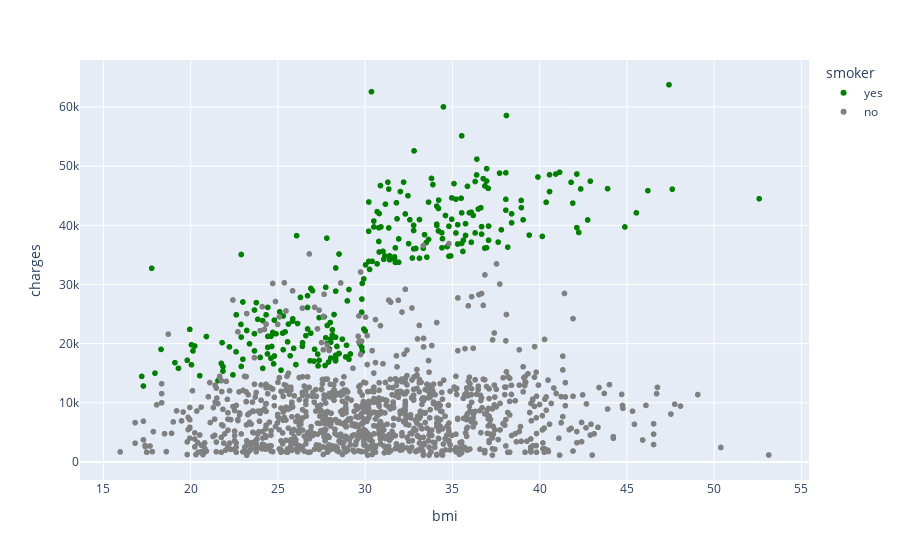

The cell this chart's notebook holds for it:
### Code cell
px.scatter(df, x ="bmi", y="charges", color="smoker", 
             color_discrete_sequence=["green", "grey"])

### Figure 1 — Plotly figure (JSON) as saved in the notebook; plotly's stock layout.template omitted (floating-point values rounded to 4 significant figures; data arrays with more than 128 entries replaced by an {"elided": "..."} marker saying what was removed)
{"data": [{"hovertemplate": "smoker=yes<br>bmi=%{x}<br>charges=%{y}<extra></extra>", "legendgroup": "yes", "marker": {"color": "green", "symbol": "circle"}, "mode": "markers", "name": "yes", "showlegend": true, "type": "scattergl", "x": {"elided": "274 float values"}, "xaxis": "x", "y": {"elided": "274 float values"}, "yaxis": "y"}, {"hovertemplate": "smoker=no<br>bmi=%{x}<br>charges=%{y}<extra></extra>", "legendgroup": "no", "marker": {"color": "grey", "symbol": "circle"}, "mode": "markers", "name": "no", "showlegend": true, "type": "scattergl", "x": {"elided": "1064 float values"}, "xaxis": "x", "y": {"elided": "1064 float values"}, "yaxis": "y"}], "layout": {"autosize": true, "legend": {"title": {"text": "smoker"}, "tracegroupgap": 0}, "margin": {"t": 60}, "xaxis": {"anchor": "y", "autorange": true, "domain": [0, 1], "range": [13.38, 55.71], "title": {"text": "bmi"}, "type": "linear"}, "yaxis": {"anchor": "x", "autorange": true, "domain": [0, 1], "range": [-3729.0, 68620.0], "title": {"text": "charges"}, "type": "linear"}}}
